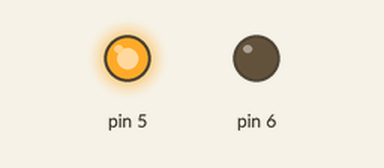
Recording of a sketch running on a simulated Arduino Uno, built with avr-gcc and run on an emulated ATmega328P. Shown: output pins drawn as LEDs (lit = HIGH).

Above: at 0.1 s.
Timing chart, 0 to 1.6 s (numbered marks = the images above):
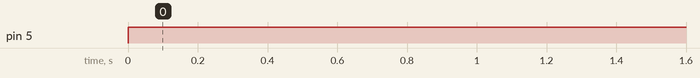

The sketch:

sketch_aug15a.ino
```cpp
void setup() {
  // put your setup code here, to run once:
  Serial.begin(57600);
  pinMode(5,OUTPUT);
  pinMode(6,OUTPUT);
}

void loop() {
  // put your main code here, to run repeatedly:
  digitalWrite(5,HIGH);
  digitalWrite(6,LOW);
}
```

Measured:
- by itself, pin 5: LOW → HIGH at 0.00 s
